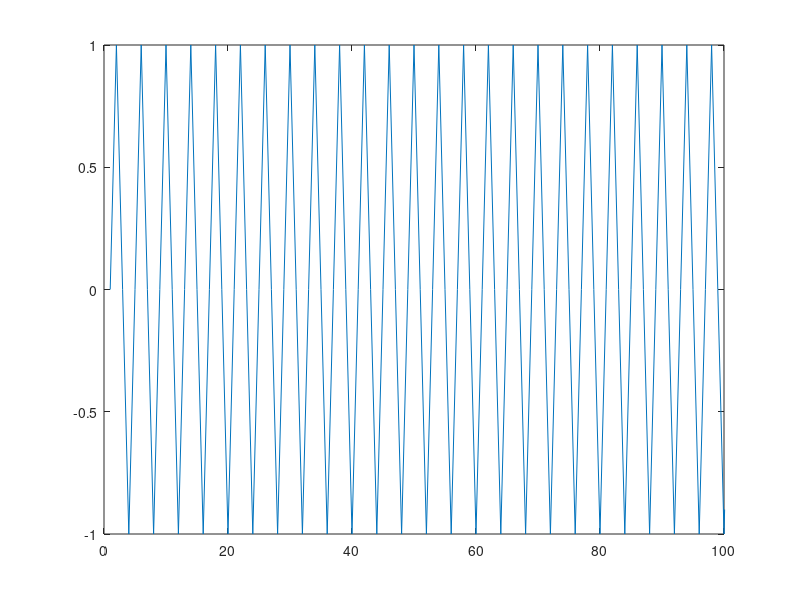
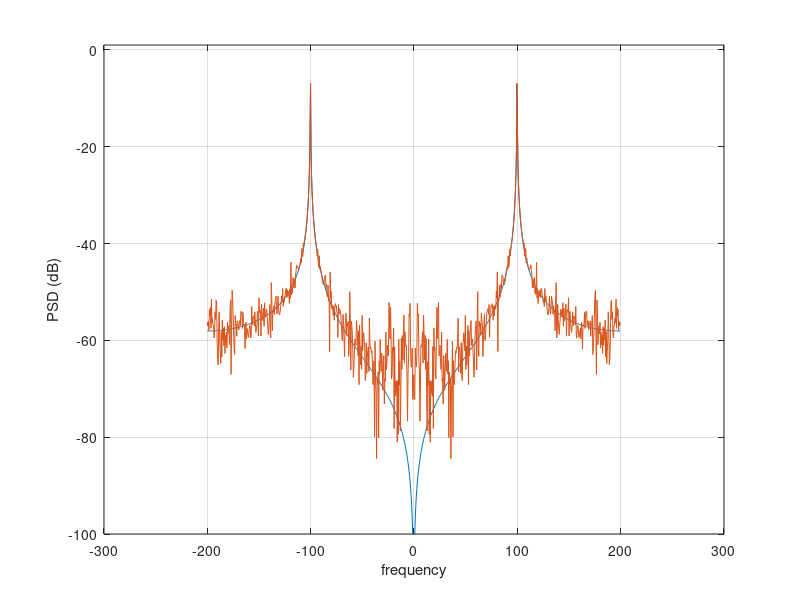

Recreate these plots in MATLAB, in order.
clear variables;
clc;
fo=100; %100Hz signal
Fs=4*fo;
Aclip=1;  
nb=5;  %ENOB of quantizer
delta_q=2*Aclip/(2^nb-1);
t=0:1/(Fs):2;
x=sin(2*pi*fo*t);
figure(1);
plot(x);
axis([0 100 -1 1]);

%Quantization process
for n=1:length(x)
    if (x(n) <= -Aclip+delta_q/2)
        xq(n)=-Aclip;
    elseif ((x(n) > -Aclip+ delta_q/2) && x(n) <= Aclip-delta_q/2 )
        xq(n)=round(x(n)/delta_q +0.5)*delta_q -delta_q/2;
    else
        xq(n)=Aclip;
    end
end

nfft=length(x);
f=Fs*(-nfft/2:nfft/2-1)/nfft;
figure(2);
plot(f,20*log10(abs(fftshift(fft(x,nfft)))/nfft));
grid on; hold on; 
plot(f,20*log10(abs(fftshift(fft(xq,nfft)))/nfft));
xlabel('frequency'); ylabel('PSD (dB)');
axis([-300 300 -100 1]);

% Compute SQNR through EVM
nr = (1/length(x))* norm(x-xq)^2;
dr = (1/length(x))* norm(x)^2;
evm = sqrt(nr/dr);
sqnr_evm = 10 * log10(1/(evm)^2)

% SQNR theroretic
sqnr_theoretic = 6.02*nb + 1.76


%PSD1=fftshift(PSD);
